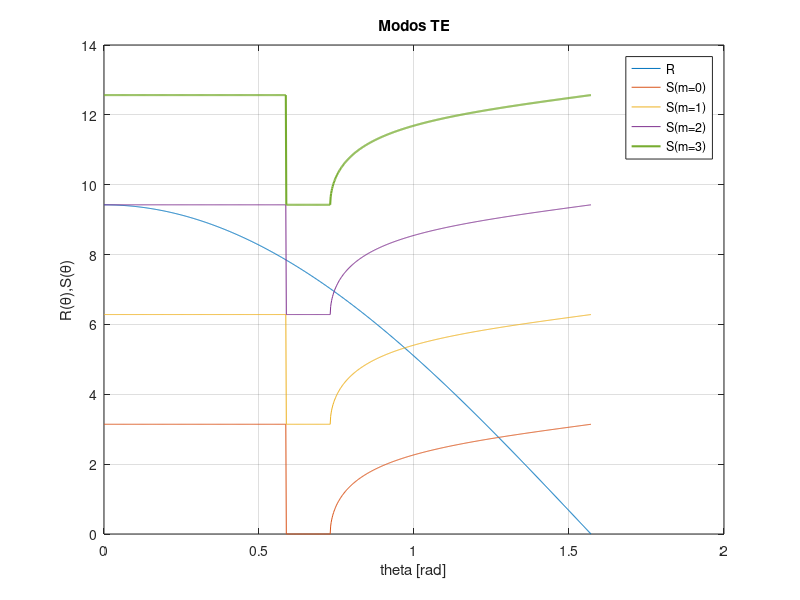

Recreate this plot in MATLAB.
clc, close all, clear all

% Método de rayos
% modos TM

%Parámetros
%Todas las unidades en um
n1=1.5;  %core
n2=1;    %cladding
h=1;     %grosor del core
lambda=1; %longitud de onda
k0=2*pi/lambda;  %numero de onda

%Ecuación de dispersión
R=@(theta) h*k0*n1.*cos(theta);
S0=@(theta) 2.*atan(((n1^2)/(n2^2)).*(sqrt((n1^2)*((sin(theta)).^2)-(n2^2)))./(n1.*cos(theta)));
S1=@(theta) pi + 2.*atan(((n1^2)/(n2^2)).*(sqrt((n1^2)*((sin(theta)).^2)-(n2^2)))./(n1.*cos(theta)));
S2=@(theta) 2*pi + 2.*atan(((n1^2)/(n2^2)).*(sqrt((n1^2)*((sin(theta)).^2)-(n2^2)))./(n1.*cos(theta)));
S3=@(theta) 3*pi + 2.*atan(((n1^2)/(n2^2)).*(sqrt((n1^2)*((sin(theta)).^2)-(n2^2)))./(n1.*cos(theta)));

%Plot
theta=linspace(0,pi/2,1000);
figure('Name','Modos TE'), plot(theta,R(theta),theta,S0(theta),theta,S1(theta), ...
    theta,S2(theta),theta,S3(theta),'LineWidth',1.5), grid on
legend('R','S(m=0)','S(m=1)','S(m=2)','S(m=3)','Location','best')
title('Modos TE')
xlabel('theta [rad]') 
ylabel('R(θ),S(θ)')
